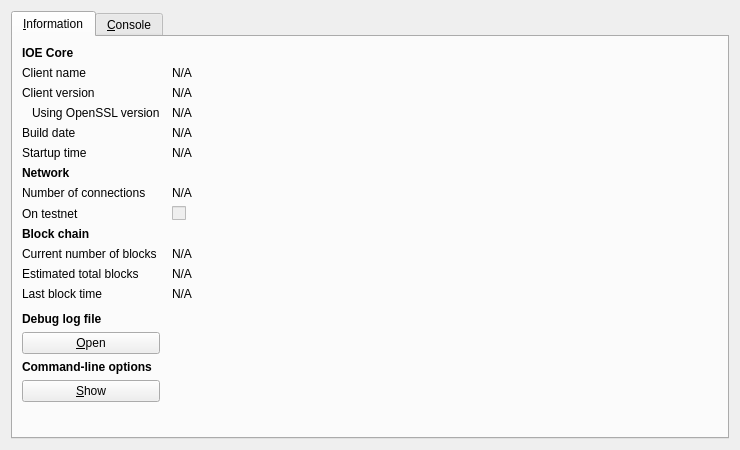
<?xml version="1.0" encoding="UTF-8"?>
<ui version="4.0">
 <class>RPCConsole</class>
 <widget class="QDialog" name="RPCConsole">
  <property name="geometry">
   <rect>
    <x>0</x>
    <y>0</y>
    <width>740</width>
    <height>450</height>
   </rect>
  </property>
  <property name="windowTitle">
   <string>IOE - Debug window</string>
  </property>
  <layout class="QVBoxLayout" name="verticalLayout_2">
   <item>
    <widget class="QTabWidget" name="tabWidget">
     <property name="currentIndex">
      <number>0</number>
     </property>
     <widget class="QWidget" name="tab_info">
      <attribute name="title">
       <string>&amp;Information</string>
      </attribute>
      <layout class="QGridLayout" name="gridLayout" columnstretch="0,1">
       <property name="horizontalSpacing">
        <number>12</number>
       </property>
       <item row="0" column="0">
        <widget class="QLabel" name="label_9">
         <property name="font">
          <font>
           <weight>75</weight>
           <bold>true</bold>
          </font>
         </property>
         <property name="text">
          <string>IOE Core</string>
         </property>
        </widget>
       </item>
       <item row="1" column="0">
        <widget class="QLabel" name="label_5">
         <property name="text">
          <string>Client name</string>
         </property>
        </widget>
       </item>
       <item row="1" column="1">
        <widget class="QLabel" name="clientName">
         <property name="cursor">
          <cursorShape>IBeamCursor</cursorShape>
         </property>
         <property name="text">
          <string>N/A</string>
         </property>
         <property name="textFormat">
          <enum>Qt::PlainText</enum>
         </property>
         <property name="textInteractionFlags">
          <set>Qt::LinksAccessibleByMouse|Qt::TextSelectableByKeyboard|Qt::TextSelectableByMouse</set>
         </property>
        </widget>
       </item>
       <item row="2" column="0">
        <widget class="QLabel" name="label_6">
         <property name="text">
          <string>Client version</string>
         </property>
        </widget>
       </item>
       <item row="2" column="1">
        <widget class="QLabel" name="clientVersion">
         <property name="cursor">
          <cursorShape>IBeamCursor</cursorShape>
         </property>
         <property name="text">
          <string>N/A</string>
         </property>
         <property name="textFormat">
          <enum>Qt::PlainText</enum>
         </property>
         <property name="textInteractionFlags">
          <set>Qt::LinksAccessibleByMouse|Qt::TextSelectableByKeyboard|Qt::TextSelectableByMouse</set>
         </property>
        </widget>
       </item>
       <item row="3" column="0">
        <widget class="QLabel" name="label_14">
         <property name="text">
          <string>Using OpenSSL version</string>
         </property>
         <property name="indent">
          <number>10</number>
         </property>
        </widget>
       </item>
       <item row="3" column="1">
        <widget class="QLabel" name="openSSLVersion">
         <property name="cursor">
          <cursorShape>IBeamCursor</cursorShape>
         </property>
         <property name="text">
          <string>N/A</string>
         </property>
         <property name="textFormat">
          <enum>Qt::PlainText</enum>
         </property>
         <property name="textInteractionFlags">
          <set>Qt::LinksAccessibleByMouse|Qt::TextSelectableByKeyboard|Qt::TextSelectableByMouse</set>
         </property>
        </widget>
       </item>
       <item row="4" column="0">
        <widget class="QLabel" name="label_12">
         <property name="text">
          <string>Build date</string>
         </property>
        </widget>
       </item>
       <item row="4" column="1">
        <widget class="QLabel" name="buildDate">
         <property name="cursor">
          <cursorShape>IBeamCursor</cursorShape>
         </property>
         <property name="text">
          <string>N/A</string>
         </property>
         <property name="textFormat">
          <enum>Qt::PlainText</enum>
         </property>
         <property name="textInteractionFlags">
          <set>Qt::LinksAccessibleByMouse|Qt::TextSelectableByKeyboard|Qt::TextSelectableByMouse</set>
         </property>
        </widget>
       </item>
       <item row="5" column="0">
        <widget class="QLabel" name="label_13">
         <property name="text">
          <string>Startup time</string>
         </property>
        </widget>
       </item>
       <item row="5" column="1">
        <widget class="QLabel" name="startupTime">
         <property name="cursor">
          <cursorShape>IBeamCursor</cursorShape>
         </property>
         <property name="text">
          <string>N/A</string>
         </property>
         <property name="textFormat">
          <enum>Qt::PlainText</enum>
         </property>
         <property name="textInteractionFlags">
          <set>Qt::LinksAccessibleByMouse|Qt::TextSelectableByKeyboard|Qt::TextSelectableByMouse</set>
         </property>
        </widget>
       </item>
       <item row="6" column="0">
        <widget class="QLabel" name="label_11">
         <property name="font">
          <font>
           <weight>75</weight>
           <bold>true</bold>
          </font>
         </property>
         <property name="text">
          <string>Network</string>
         </property>
        </widget>
       </item>
       <item row="7" column="0">
        <widget class="QLabel" name="label_7">
         <property name="text">
          <string>Number of connections</string>
         </property>
        </widget>
       </item>
       <item row="7" column="1">
        <widget class="QLabel" name="numberOfConnections">
         <property name="cursor">
          <cursorShape>IBeamCursor</cursorShape>
         </property>
         <property name="text">
          <string>N/A</string>
         </property>
         <property name="textFormat">
          <enum>Qt::PlainText</enum>
         </property>
         <property name="textInteractionFlags">
          <set>Qt::LinksAccessibleByMouse|Qt::TextSelectableByKeyboard|Qt::TextSelectableByMouse</set>
         </property>
        </widget>
       </item>
       <item row="8" column="0">
        <widget class="QLabel" name="label_8">
         <property name="text">
          <string>On testnet</string>
         </property>
        </widget>
       </item>
       <item row="8" column="1">
        <widget class="QCheckBox" name="isTestNet">
         <property name="enabled">
          <bool>false</bool>
         </property>
         <property name="text">
          <string/>
         </property>
        </widget>
       </item>
       <item row="9" column="0">
        <widget class="QLabel" name="label_10">
         <property name="font">
          <font>
           <weight>75</weight>
           <bold>true</bold>
          </font>
         </property>
         <property name="text">
          <string>Block chain</string>
         </property>
        </widget>
       </item>
       <item row="10" column="0">
        <widget class="QLabel" name="label_3">
         <property name="text">
          <string>Current number of blocks</string>
         </property>
        </widget>
       </item>
       <item row="10" column="1">
        <widget class="QLabel" name="numberOfBlocks">
         <property name="cursor">
          <cursorShape>IBeamCursor</cursorShape>
         </property>
         <property name="text">
          <string>N/A</string>
         </property>
         <property name="textFormat">
          <enum>Qt::PlainText</enum>
         </property>
         <property name="textInteractionFlags">
          <set>Qt::LinksAccessibleByMouse|Qt::TextSelectableByKeyboard|Qt::TextSelectableByMouse</set>
         </property>
        </widget>
       </item>
       <item row="11" column="0">
        <widget class="QLabel" name="label_4">
         <property name="text">
          <string>Estimated total blocks</string>
         </property>
        </widget>
       </item>
       <item row="11" column="1">
        <widget class="QLabel" name="totalBlocks">
         <property name="cursor">
          <cursorShape>IBeamCursor</cursorShape>
         </property>
         <property name="text">
          <string>N/A</string>
         </property>
         <property name="textFormat">
          <enum>Qt::PlainText</enum>
         </property>
         <property name="textInteractionFlags">
          <set>Qt::LinksAccessibleByMouse|Qt::TextSelectableByKeyboard|Qt::TextSelectableByMouse</set>
         </property>
        </widget>
       </item>
       <item row="12" column="0">
        <widget class="QLabel" name="label_2">
         <property name="text">
          <string>Last block time</string>
         </property>
        </widget>
       </item>
       <item row="12" column="1">
        <widget class="QLabel" name="lastBlockTime">
         <property name="cursor">
          <cursorShape>IBeamCursor</cursorShape>
         </property>
         <property name="text">
          <string>N/A</string>
         </property>
         <property name="textFormat">
          <enum>Qt::PlainText</enum>
         </property>
         <property name="textInteractionFlags">
          <set>Qt::LinksAccessibleByMouse|Qt::TextSelectableByKeyboard|Qt::TextSelectableByMouse</set>
         </property>
        </widget>
       </item>
       <item row="13" column="0">
        <spacer name="verticalSpacer_2">
         <property name="orientation">
          <enum>Qt::Vertical</enum>
         </property>
         <property name="sizeHint" stdset="0">
          <size>
           <width>20</width>
           <height>20</height>
          </size>
         </property>
        </spacer>
       </item>
       <item row="14" column="0">
        <widget class="QLabel" name="labelDebugLogfile">
         <property name="font">
          <font>
           <weight>75</weight>
           <bold>true</bold>
          </font>
         </property>
         <property name="text">
          <string>Debug log file</string>
         </property>
        </widget>
       </item>
       <item row="15" column="0">
        <widget class="QPushButton" name="openDebugLogfileButton">
         <property name="toolTip">
          <string>Open the IOE debug log file from the current data directory. This can take a few seconds for large log files.</string>
         </property>
         <property name="text">
          <string>&amp;Open</string>
         </property>
         <property name="autoDefault">
          <bool>false</bool>
         </property>
        </widget>
       </item>
       <item row="16" column="0">
        <widget class="QLabel" name="labelCLOptions">
         <property name="font">
          <font>
           <weight>75</weight>
           <bold>true</bold>
          </font>
         </property>
         <property name="text">
          <string>Command-line options</string>
         </property>
        </widget>
       </item>
       <item row="17" column="0">
        <widget class="QPushButton" name="showCLOptionsButton">
         <property name="toolTip">
          <string>Show the IOE-Qt help message to get a list with possible IOE command-line options.</string>
         </property>
         <property name="text">
          <string>&amp;Show</string>
         </property>
         <property name="autoDefault">
          <bool>false</bool>
         </property>
        </widget>
       </item>
       <item row="18" column="0">
        <spacer name="verticalSpacer">
         <property name="orientation">
          <enum>Qt::Vertical</enum>
         </property>
         <property name="sizeHint" stdset="0">
          <size>
           <width>20</width>
           <height>40</height>
          </size>
         </property>
        </spacer>
       </item>
      </layout>
     </widget>
     <widget class="QWidget" name="tab_console">
      <attribute name="title">
       <string>&amp;Console</string>
      </attribute>
      <layout class="QVBoxLayout" name="verticalLayout_3">
       <property name="spacing">
        <number>3</number>
       </property>
       <item>
        <widget class="QTextEdit" name="messagesWidget">
         <property name="minimumSize">
          <size>
           <width>0</width>
           <height>100</height>
          </size>
         </property>
         <property name="readOnly">
          <bool>true</bool>
         </property>
         <property name="tabKeyNavigation" stdset="0">
          <bool>false</bool>
         </property>
         <property name="columnCount" stdset="0">
          <number>2</number>
         </property>
        </widget>
       </item>
       <item>
        <layout class="QHBoxLayout" name="horizontalLayout">
         <property name="spacing">
          <number>3</number>
         </property>
         <item>
          <widget class="QLabel" name="label">
           <property name="text">
            <string notr="true">&gt;</string>
           </property>
          </widget>
         </item>
         <item>
          <widget class="QLineEdit" name="lineEdit"/>
         </item>
         <item>
          <widget class="QPushButton" name="clearButton">
           <property name="maximumSize">
            <size>
             <width>24</width>
             <height>24</height>
            </size>
           </property>
           <property name="toolTip">
            <string>Clear console</string>
           </property>
           <property name="text">
            <string/>
           </property>
           <property name="icon">
            <iconset resource="../bitcoin.qrc">
             <normaloff>:/icons/remove</normaloff>:/icons/remove</iconset>
           </property>
           <property name="shortcut">
            <string notr="true">Ctrl+L</string>
           </property>
           <property name="autoDefault">
            <bool>false</bool>
           </property>
          </widget>
         </item>
        </layout>
       </item>
      </layout>
     </widget>
    </widget>
   </item>
  </layout>
 </widget>
 <resources>
  <include location="../bitcoin.qrc"/>
 </resources>
 <connections/>
</ui>
